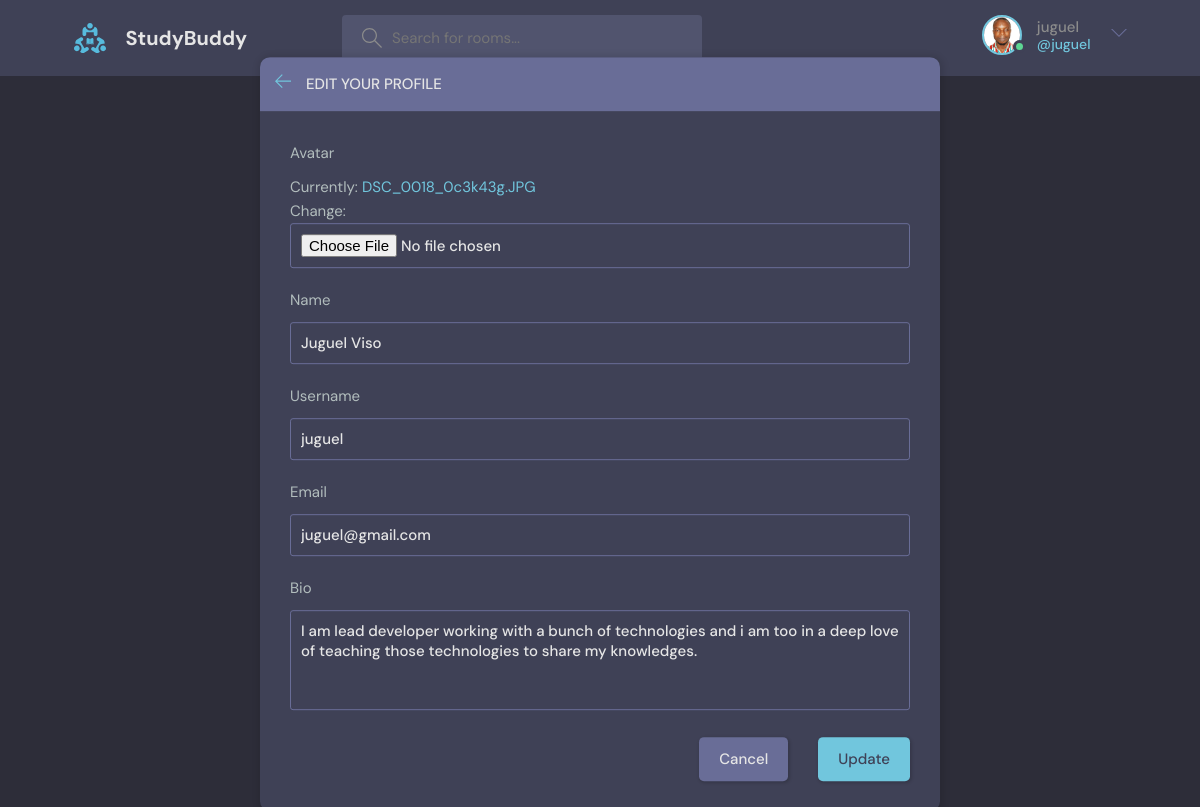
Screenshot of /update-user/ (signed in) with the database file from the repository.
### base_app/models.py (models this page shows)
class User(AbstractUser):
    name = models.CharField(max_length=200, null=True)
    email = models.EmailField(unique=True, null=True)
    bio = models.TextField(null=True)
    avatar = models.ImageField(null=True, default="avatar.svg")
    USERNAME_FIELD = 'email' # shift the username to email
    REQUIRED_FIELDS = []

### base_app/views.py (the view)
# urls.py: path('update-user/', views.updateUser, name="update-user"),
@login_required(login_url='login')
def updateUser(request):
    user = request.user
    form = UserForm(instance=request.user)
    if request.method == 'POST':
        form = UserForm(request.POST, request.FILES, instance=user)
        if form.is_valid():
            form.save()
            return redirect('user-profile', pk=user.id)
    return render(request, 'registration/update-user.html', {'form': form})

### base_app/forms.py
class UserForm(ModelForm):
    class Meta():
        model = User
        fields = ['avatar','name','username', 'email', 'bio']

### base_app/templates/registration/update-user.html (shortened to what this page needs)
{% extends 'base_app/base.html' %}
{% block content %}
  <main class="update-account layout">
      <div class="container">
          <div class="layout__box">
              <div class="layout__boxHeader">
                  <div class="layout__boxTitle">
                      <a href="{% url 'home' %}">
                          <svg version="1.1" xmlns="http://www.w3.org/2000/svg" width="32" height="32"
                              viewBox="0 0 32 32">
                              <title>arrow-left</title>
                              <path
                                  d="M13.723 2.286l-13.723 13.714 13.719 13.714 1.616-1.611-10.96-10.96h27.625v-2.286h-27.625l10.965-10.965-1.616-1.607z">
                              </path>
                          </svg>
                      </a>
                      <h3>Edit your profile</h3>
                  </div>
              </div>
              <div class="layout__body">
                  <form class="form" action="#" method="POST" enctype="multipart/form-data">
                      {% for field in form %}
                      <div class="form__group">
                          <label for="profile_pic">{{field.label}}</label>
                        {{field}}
                      </div>
                      {% endfor %}
                      <div class="form__action">
                          <a class="btn btn--dark" href="index.html">Cancel</a>
                          <button class="btn btn--main" type="submit">Update</button>
                      </div>
                  </form>
              </div>
          </div>
      </div>
  </main>
{% endblock content %}

### base_app/templates/base_app/navbar.html (shortened to what this page needs)
{% load static %}
<header class="header header--loggedIn">
  <div class="container">
    <a href="{% url 'home' %}" class="header__logo">
      <img src="{% static 'media/logo.svg' %}"/>
      <h1>StudyBuddy</h1>
    </a>
    <form class="header__search" method="GET" action="{% url 'home' %}">
      <label>
        <input name="q" placeholder="Search for rooms..." />
      </label>
    </form>
    <nav class="header__menu">
      {% if request.user.is_authenticated %}
      <div class="header__user">
        <a href="{% url 'update-user' %}">
          <div class="avatar avatar--medium active">
            <img src="{{request.user.avatar.url}}" />
          </div>
          <p>{{request.user.username}}<span>@{{request.user.username}}</span></p>
        </a>
        <button class="dropdown-button">
          <svg version="1.1" xmlns="http://www.w3.org/2000/svg" width="32" height="32" viewBox="0 0 32 32">
            <title>chevron-down</title>
            <path d="M16 21l-13-13h-3l16 16 16-16h-3l-13 13z"></path>
          </svg>
        </button>
      </div>
      {% else %}
      <a href="{% url 'login' %}">
        <img src="{% static 'media/avatar.svg' %}"/>
        <p>Login</p>
      </a>
      {% endif %}
    </nav>
  </div>
</header>

### rows the page displays
User: user.avatar (picture), user.username "juguel", form "Juguel Viso" "juguel" "juguel@gmail.com" "I am lead developer working with a bunch of technologies and i am too in a deep love of teaching those technologies to share my knowledges."

### other values shown
{{ field.label }} "Avatar" "Name" "Username" "Email" "Bio"
